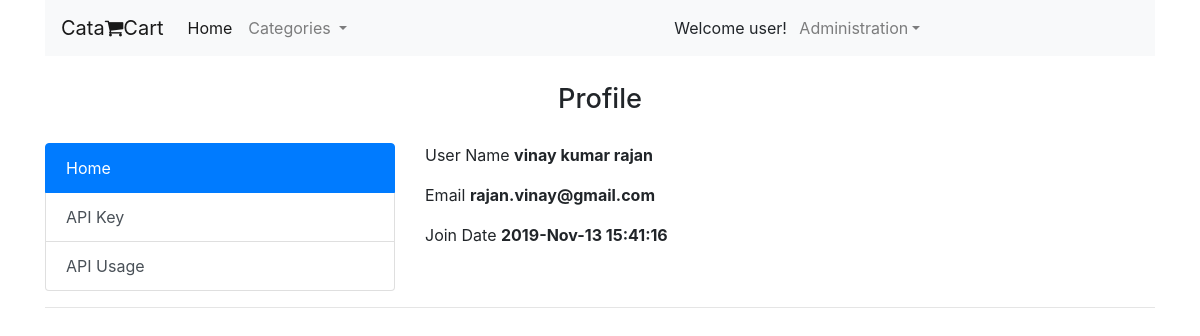
Screenshot of /profile.html (signed in) with the database file from the repository.
### dbsetup.py (models this page shows, shortened)
class Users(Base):
    __tablename__ = 'users'
    uid = Column(Integer, Sequence('u_id_seq'), primary_key=True)
    apikey = Column(String(250), nullable=False)
    fullname = Column(String(250), nullable=False)
    email = Column(String(250), nullable=False)
    gid = Column(String(250), nullable=False)
    gtoken = Column(String(250), nullable=False)
    gauth = Column(String(250), nullable=False)

### catalog.py (the view)
@app.route("/profile.html", methods=['GET', 'POST'])
@authorize
def showprofile():
    userdetail = session.query(dbsetup.Users).filter_by(uid=user_session['user_id']).one()
    categories = session.query(dbsetup.Category).order_by(asc(dbsetup.Category.category))
    return render_template('profile.html', menu_categories=categories, user=userdetail)

### catalog.py (called while the page is built)
def authorize(us):
    @wraps(us)
    def x(*args, **kwargs):
        if 'isuser' not in user_session:
            return redirect('/login.html?login%20to%20procede')
        return us(*args, **kwargs)
    return x

### templates/profile.html (shortened to what this page needs)
{% include "header.html" %}
<h3 class="h3">Profile </h3>
<div class="row">
  <div class="col-4">
    <div class="list-group" id="list-tab" role="tablist">
      <a class="list-group-item list-group-item-action active" id="list-home-list" data-toggle="list" href="#list-home" role="tab" aria-controls="home">Home</a>
      <a class="list-group-item list-group-item-action" id="list-apikey-list" data-toggle="list" href="#list-apikey" role="tab" aria-controls="apikey">API Key</a>
      <a class="list-group-item list-group-item-action" id="list-usage-list" data-toggle="list" href="#list-usage" role="tab" aria-controls="usage">API Usage</a>
    </div>
  </div>
  <div class="col-8">
    <div class="tab-content" id="nav-tabContent">
      <div class="tab-pane fade show active" id="list-home" role="tabpanel" aria-labelledby="list-home-list">
        <p>User Name <b>{{ user.fullname }}</b></p>
        <p>Email <b>{{ user.email }}</b></p>
        <p>Join Date <b>{{ user.gauth }}</b></p>
      </div>
    </div>
  </div>
</div>
<hr>
{% include "footer.html" %}

### static/styles.css (style rules this page uses)
h3.h3 { text-align:center;margin:1em;text-transform:capitalize;font-size:1.7em; }

### rows the page displays
Users: fullname "vinay kumar rajan", email "rajan.vinay@gmail.com", gauth "2019-Nov-13 15:41:16"
